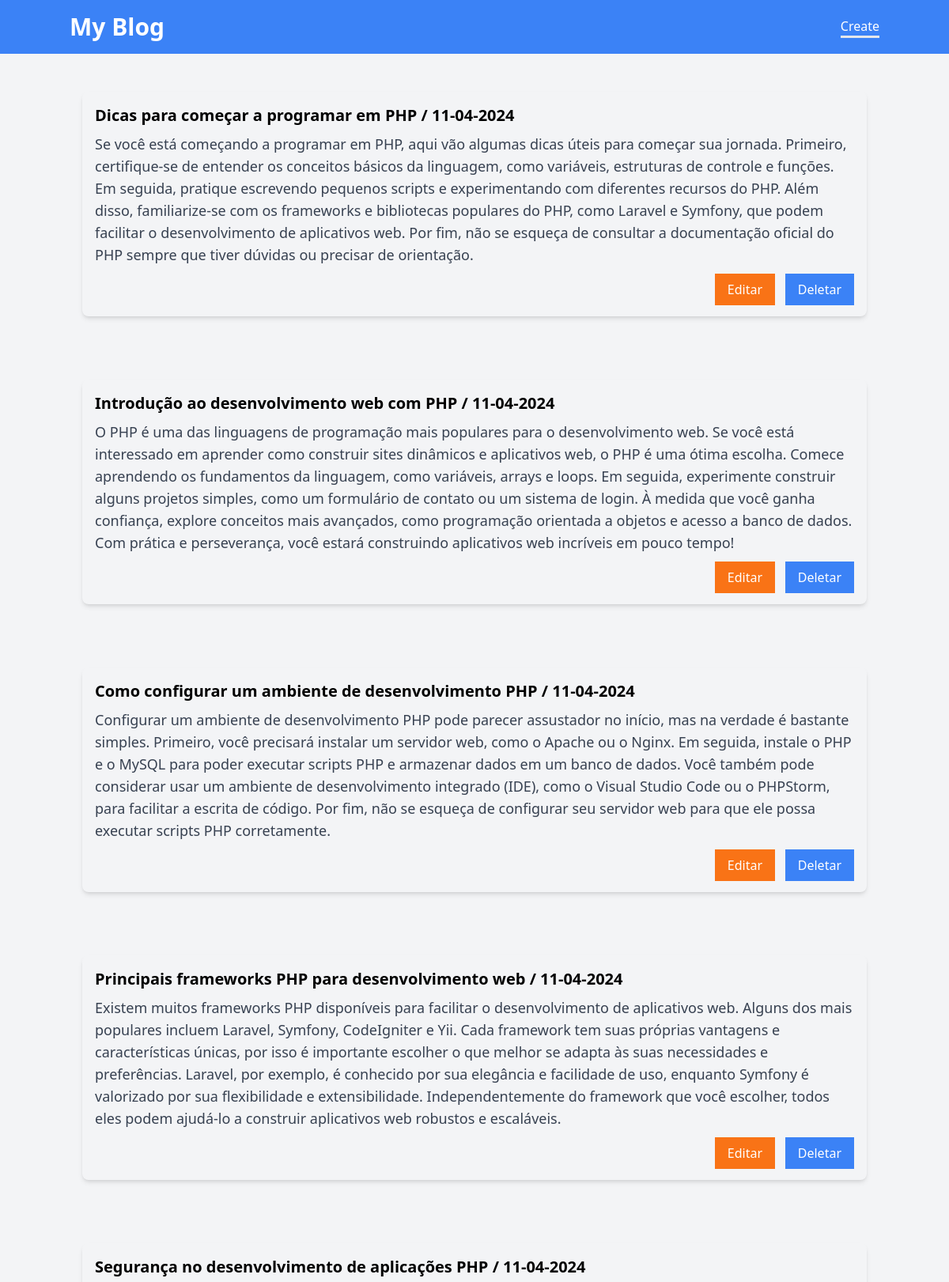
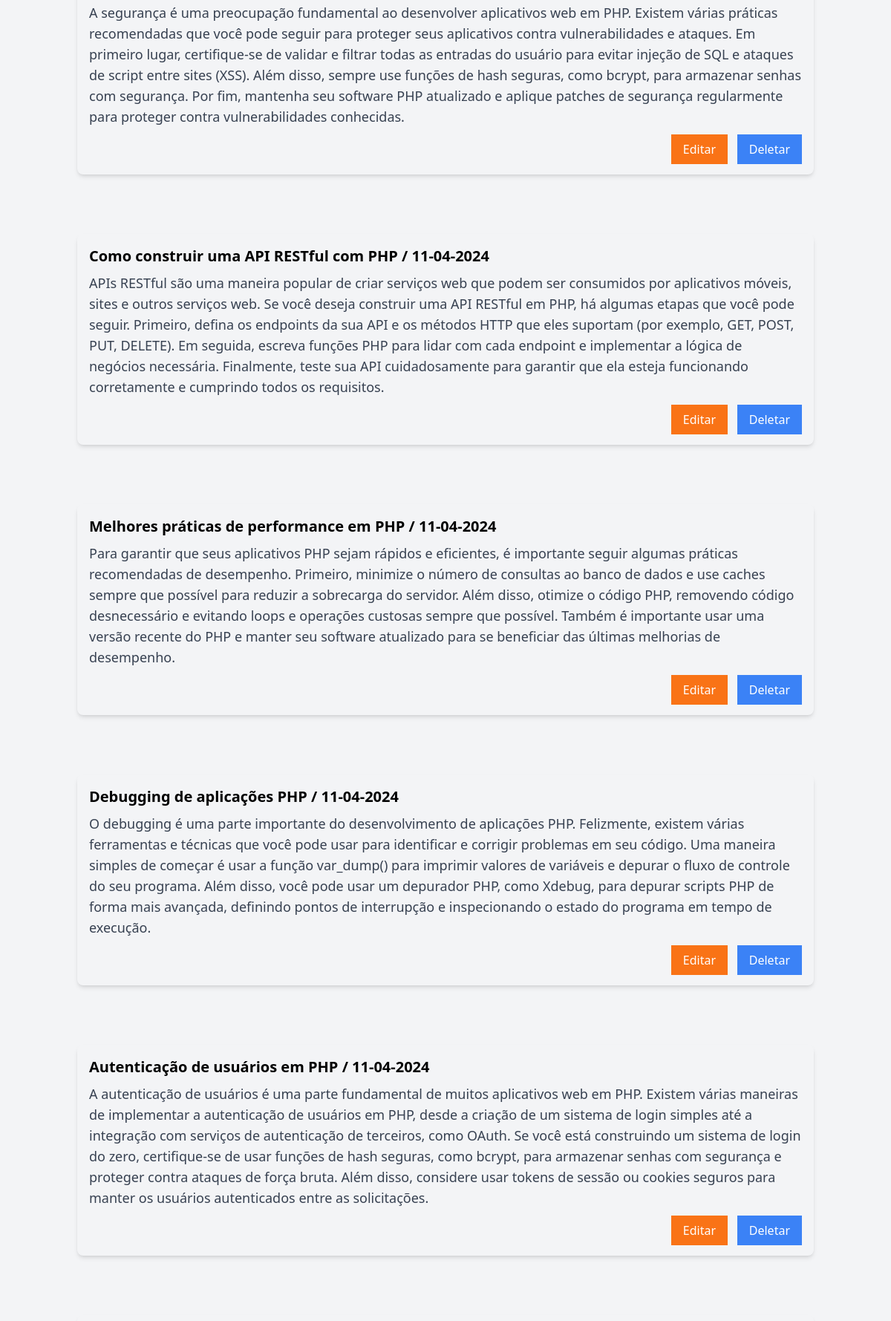
The page / (upper part) on the database its author committed (2 pictures, top to bottom).
### tables this page shows
CREATE TABLE posts(
	id INT NOT NULL AUTO_INCREMENT PRIMARY KEY,
    title VARCHAR(255) NOT NULL,
    body TEXT NOT NULL,
    created_at TIMESTAMP DEFAULT CURRENT_TIMESTAMP
);

### database.php (called while the page is built, shortened)
<?php
function connect() {
    $host = 'localhost';
    $port = 'localhost';
    $dbName = 'blog';
    $user = 'root';
    $pw = 'root';
try {
    $pdo = new \PDO("mysql:{$host};port={$port};dbname={$dbName};charset=utf8", $user, $pw);
    $pdo->setAttribute(PDO::ATTR_ERRMODE, PDO::ERRMODE_EXCEPTION);
    $pdo->setAttribute(PDO::ATTR_DEFAULT_FETCH_MODE, PDO::FETCH_OBJ);
    return $pdo;
} catch(PDOException $e) {
    echo "Connection Feiled " . $e->getMessage();
}
}
function all($table) {
    $pdo = connect();
    $sql = "SELECT * FROM {$table}";
    $list = $pdo->query($sql);
    $list->execute();
    return $list->fetchAll();
}

### index.php (the view, shortened to what this page needs)
<?php
require 'database.php';
?>
<!DOCTYPE html>
<html lang="en">
<head>
  <script src="https://cdn.tailwindcss.com"></script>
</head>
<body class="bg-gray-100">
  <header class="bg-blue-500 text-white p-4">
    <div class="container mx-auto flex items-center justify-between">
      <h1 class="text-3xl font-semibold">My Blog</h1>
      <a href="create.php" class="border-b-[3px]">Create</a>
    </div>
  </header>
  <?php
    $posts = all('posts');
    foreach($posts as $post):
  ?>
  <div class="container mx-auto p-4 mt-4">
    <div class="md my-4">
      <div class="rounded-lg shadow-md">
        <div class="p-4">
        <h2 class="text-xl font-semibold"><a href="post.php?id=<?= $post->id?>"><?= $post->title?> / <?= date('d-m-Y', strtotime($post->created_at))?></a></h2>
          <p class="text-gray-700 text-lg mt-2"><?= $post->body?></p>
          <div class="relative p-6">
            <form action="edit.php" method="post">
              <button type="submit" class="bg-orange-500 text-white py-2 px-4 absolute top-[10px] right-[100px] hover:bg-orange-400 transition-color duration-500">Editar</button>
            </form>
            <a href="delete_post.php?id=<?= $post->id?>" class="bg-blue-500 text-white py-2 px-4 absolute top-[10px] right-0 hover:bg-blue-400 transition-color duration-500">Deletar</a>
          </div>
        </div>
      </div>
    </div>
  </div>
  <?php endforeach;?>
</body>
</html>

### rows shown on the page
posts: title "Dicas para começar a programar em PHP", created_at "11-04-2024", body "Se você está começando a programar em PHP, aqui vão algumas dicas úteis para começar sua jornada. Primeiro, certifique-se de entender os conceitos básicos da linguagem, como variáveis, estruturas de controle e funções. Em seguida, pratique escrevendo pequenos scripts e experimentando com diferentes recursos do PHP. Além disso, familiarize-se com os frameworks e bibliotecas populares do PHP, como Laravel e Symfony, que podem facilitar o desenvolvimento de aplicativos web. Por fim, não se esqueça de consultar a documentação oficial do PHP sempre que tiver dúvidas ou precisar de orientação."
posts: title "Introdução ao desenvolvimento web com PHP", created_at "11-04-2024", body "O PHP é uma das linguagens de programação mais populares para o desenvolvimento web. Se você está interessado em aprender como construir sites dinâmicos e aplicativos web, o PHP é uma ótima escolha. Comece aprendendo os fundamentos da linguagem, como variáveis, arrays e loops. Em seguida, experimente construir alguns projetos simples, como um formulário de contato ou um sistema de login. À medida que você ganha confiança, explore conceitos mais avançados, como programação orientada a objetos e acesso a banco de dados. Com prática e perseverança, você estará construindo aplicativos web incríveis em pouco tempo!"
posts: title "Como configurar um ambiente de desenvolvimento PHP", created_at "11-04-2024", body "Configurar um ambiente de desenvolvimento PHP pode parecer assustador no início, mas na verdade é bastante simples. Primeiro, você precisará instalar um servidor web, como o Apache ou o Nginx. Em seguida, instale o PHP e o MySQL para poder executar scripts PHP e armazenar dados em um banco de dados. Você também pode considerar usar um ambiente de desenvolvimento integrado (IDE), como o Visual Studio Code ou o PHPStorm, para facilitar a escrita de código. Por fim, não se esqueça de configurar seu servidor web para que ele possa executar scripts PHP corretamente."
posts: title "Principais frameworks PHP para desenvolvimento web", created_at "11-04-2024", body "Existem muitos frameworks PHP disponíveis para facilitar o desenvolvimento de aplicativos web. Alguns dos mais populares incluem Laravel, Symfony, CodeIgniter e Yii. Cada framework tem suas próprias vantagens e características únicas, por isso é importante escolher o que melhor se adapta às suas necessidades e preferências. Laravel, por exemplo, é conhecido por sua elegância e facilidade de uso, enquanto Symfony é valorizado por sua flexibilidade e extensibilidade. Independentemente do framework que você escolher, todos eles podem ajudá-lo a construir aplicativos web robustos e escaláveis."
posts: title "Segurança no desenvolvimento de aplicações PHP", created_at "11-04-2024", body "A segurança é uma preocupação fundamental ao desenvolver aplicativos web em PHP. Existem várias práticas recomendadas que você pode seguir para proteger seus aplicativos contra vulnerabilidades e ataques. Em primeiro lugar, certifique-se de validar e filtrar todas as entradas do usuário para evitar injeção de SQL e ataques de script entre sites (XSS). Além disso, sempre use funções de hash seguras, como bcrypt, para armazenar senhas com segurança. Por fim, mantenha seu software PHP atualizado e aplique patches de segurança regularmente para proteger contra vulnerabilidades conhecidas."
posts: title "Como construir uma API RESTful com PHP", created_at "11-04-2024", body "APIs RESTful são uma maneira popular de criar serviços web que podem ser consumidos por aplicativos móveis, sites e outros serviços web. Se você deseja construir uma API RESTful em PHP, há algumas etapas que você pode seguir. Primeiro, defina os endpoints da sua API e os métodos HTTP que eles suportam (por exemplo, GET, POST, PUT, DELETE). Em seguida, escreva funções PHP para lidar com cada endpoint e implementar a lógica de negócios necessária. Finalmente, teste sua API cuidadosamente para garantir que ela esteja funcionando corretamente e cumprindo todos os requisitos."
posts: title "Melhores práticas de performance em PHP", created_at "11-04-2024", body "Para garantir que seus aplicativos PHP sejam rápidos e eficientes, é importante seguir algumas práticas recomendadas de desempenho. Primeiro, minimize o número de consultas ao banco de dados e use caches sempre que possível para reduzir a sobrecarga do servidor. Além disso, otimize o código PHP, removendo código desnecessário e evitando loops e operações custosas sempre que possível. Também é importante usar uma versão recente do PHP e manter seu software atualizado para se beneficiar das últimas melhorias de desempenho."
posts: title "Debugging de aplicações PHP", created_at "11-04-2024", body "O debugging é uma parte importante do desenvolvimento de aplicações PHP. Felizmente, existem várias ferramentas e técnicas que você pode usar para identificar e corrigir problemas em seu código. Uma maneira simples de começar é usar a função var_dump() para imprimir valores de variáveis e depurar o fluxo de controle do seu programa. Além disso, você pode usar um depurador PHP, como Xdebug, para depurar scripts PHP de forma mais avançada, definindo pontos de interrupção e inspecionando o estado do programa em tempo de execução."
posts: title "Autenticação de usuários em PHP", created_at "11-04-2024", body "A autenticação de usuários é uma parte fundamental de muitos aplicativos web em PHP. Existem várias maneiras de implementar a autenticação de usuários em PHP, desde a criação de um sistema de login simples até a integração com serviços de autenticação de terceiros, como OAuth. Se você está construindo um sistema de login do zero, certifique-se de usar funções de hash seguras, como bcrypt, para armazenar senhas com segurança e proteger contra ataques de força bruta. Além disso, considere usar tokens de sessão ou cookies seguros para manter os usuários autenticados entre as solicitações."
